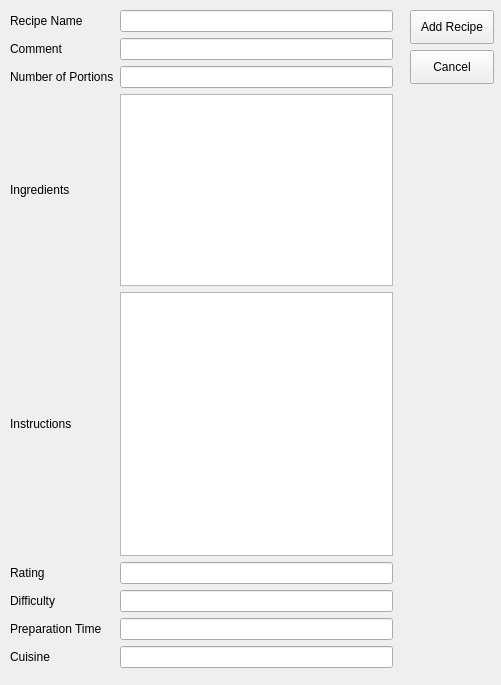
<?xml version="1.0" encoding="UTF-8"?>
<ui version="4.0">
 <class>addRecipe</class>
 <widget class="QWidget" name="addRecipe">
  <property name="geometry">
   <rect>
    <x>0</x>
    <y>0</y>
    <width>501</width>
    <height>685</height>
   </rect>
  </property>
  <property name="windowTitle">
   <string>Add New Recipe</string>
  </property>
  <widget class="QPushButton" name="buttonCancel">
   <property name="geometry">
    <rect>
     <x>410</x>
     <y>50</y>
     <width>84</width>
     <height>34</height>
    </rect>
   </property>
   <property name="text">
    <string>Cancel</string>
   </property>
  </widget>
  <widget class="QPushButton" name="buttonAddRecipe">
   <property name="geometry">
    <rect>
     <x>410</x>
     <y>10</y>
     <width>84</width>
     <height>34</height>
    </rect>
   </property>
   <property name="text">
    <string>Add Recipe</string>
   </property>
  </widget>
  <widget class="QWidget" name="">
   <property name="geometry">
    <rect>
     <x>10</x>
     <y>10</y>
     <width>383</width>
     <height>658</height>
    </rect>
   </property>
   <layout class="QGridLayout" name="gridLayout">
    <item row="2" column="1">
     <widget class="QLineEdit" name="lineComment"/>
    </item>
    <item row="8" column="0">
     <widget class="QLabel" name="label_7">
      <property name="text">
       <string>Difficulty</string>
      </property>
     </widget>
    </item>
    <item row="0" column="0">
     <widget class="QLabel" name="label">
      <property name="text">
       <string>Recipe Name</string>
      </property>
     </widget>
    </item>
    <item row="2" column="0">
     <widget class="QLabel" name="label_2">
      <property name="text">
       <string>Comment</string>
      </property>
     </widget>
    </item>
    <item row="10" column="0">
     <widget class="QLabel" name="label_9">
      <property name="text">
       <string>Cuisine</string>
      </property>
     </widget>
    </item>
    <item row="8" column="1">
     <widget class="QLineEdit" name="lineDiffficulty"/>
    </item>
    <item row="7" column="1">
     <widget class="QLineEdit" name="lineRating"/>
    </item>
    <item row="0" column="1">
     <widget class="QLineEdit" name="lineName"/>
    </item>
    <item row="3" column="0">
     <widget class="QLabel" name="label_3">
      <property name="text">
       <string>Number of Portions</string>
      </property>
     </widget>
    </item>
    <item row="9" column="0">
     <widget class="QLabel" name="label_8">
      <property name="text">
       <string>Preparation Time</string>
      </property>
     </widget>
    </item>
    <item row="10" column="1">
     <widget class="QLineEdit" name="lineCuisine"/>
    </item>
    <item row="4" column="1" alignment="Qt::AlignVCenter">
     <widget class="QTableWidget" name="tableIngredients"/>
    </item>
    <item row="4" column="0">
     <widget class="QLabel" name="label_4">
      <property name="text">
       <string>Ingredients</string>
      </property>
     </widget>
    </item>
    <item row="3" column="1">
     <widget class="QLineEdit" name="lineNportions"/>
    </item>
    <item row="7" column="0">
     <widget class="QLabel" name="label_6">
      <property name="text">
       <string>Rating</string>
      </property>
     </widget>
    </item>
    <item row="9" column="1">
     <widget class="QLineEdit" name="lineTime"/>
    </item>
    <item row="6" column="0">
     <widget class="QLabel" name="label_5">
      <property name="text">
       <string>Instructions</string>
      </property>
     </widget>
    </item>
    <item row="6" column="1">
     <widget class="QTextEdit" name="textInstructions"/>
    </item>
   </layout>
  </widget>
 </widget>
 <resources/>
 <connections/>
</ui>
